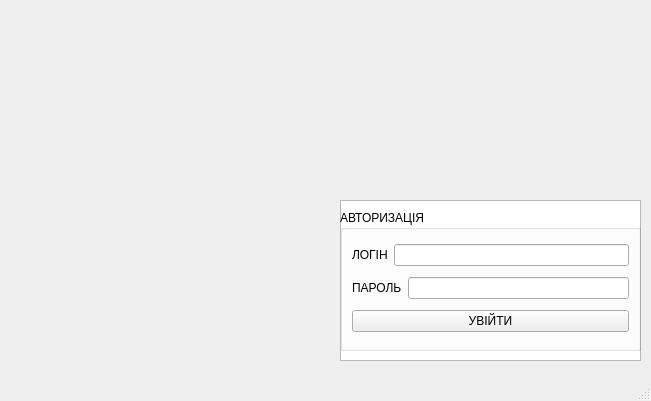
<?xml version="1.0" encoding="UTF-8"?>
<ui version="4.0">
 <class>MainWindow</class>
 <widget class="QMainWindow" name="MainWindow">
  <property name="windowModality">
   <enum>Qt::WindowModality::WindowModal</enum>
  </property>
  <property name="enabled">
   <bool>true</bool>
  </property>
  <property name="geometry">
   <rect>
    <x>0</x>
    <y>0</y>
    <width>651</width>
    <height>401</height>
   </rect>
  </property>
  <property name="windowTitle">
   <string>TROLLEBUS TRACKER BY DANIIL SHEVCHENKO</string>
  </property>
  <widget class="QWidget" name="centralwidget">
   <widget class="QGroupBox" name="groupBox">
    <property name="geometry">
     <rect>
      <x>340</x>
      <y>210</y>
      <width>301</width>
      <height>141</height>
     </rect>
    </property>
    <property name="title">
     <string>АВТОРИЗАЦІЯ</string>
    </property>
    <layout class="QVBoxLayout" name="verticalLayout">
     <item>
      <layout class="QHBoxLayout" name="horizontalLayout">
       <item>
        <widget class="QLabel" name="label">
         <property name="text">
          <string>ЛОГІН</string>
         </property>
        </widget>
       </item>
       <item>
        <widget class="QLineEdit" name="log"/>
       </item>
      </layout>
     </item>
     <item>
      <layout class="QHBoxLayout" name="horizontalLayout_2">
       <item>
        <widget class="QLabel" name="label_2">
         <property name="text">
          <string>ПАРОЛЬ</string>
         </property>
        </widget>
       </item>
       <item>
        <widget class="QLineEdit" name="pass"/>
       </item>
      </layout>
     </item>
     <item>
      <widget class="QPushButton" name="pushButton">
       <property name="text">
        <string>УВІЙТИ</string>
       </property>
      </widget>
     </item>
    </layout>
   </widget>
   <widget class="QLabel" name="label_4">
    <property name="geometry">
     <rect>
      <x>520</x>
      <y>280</y>
      <width>63</width>
      <height>20</height>
     </rect>
    </property>
    <property name="text">
     <string/>
    </property>
   </widget>
   <widget class="QLabel" name="image">
    <property name="geometry">
     <rect>
      <x>20</x>
      <y>-30</y>
      <width>621</width>
      <height>411</height>
     </rect>
    </property>
    <property name="text">
     <string/>
    </property>
    <property name="pixmap">
     <pixmap>images/img4391-99c5bd3b.jpg</pixmap>
    </property>
   </widget>
   <widget class="QGraphicsView" name="graphicsView">
    <property name="geometry">
     <rect>
      <x>340</x>
      <y>200</y>
      <width>301</width>
      <height>161</height>
     </rect>
    </property>
    <property name="mouseTracking">
     <bool>false</bool>
    </property>
   </widget>
   <zorder>image</zorder>
   <zorder>label_4</zorder>
   <zorder>graphicsView</zorder>
   <zorder>groupBox</zorder>
  </widget>
  <widget class="QMenuBar" name="menubar">
   <property name="geometry">
    <rect>
     <x>0</x>
     <y>0</y>
     <width>651</width>
     <height>33</height>
    </rect>
   </property>
  </widget>
  <widget class="QStatusBar" name="statusbar"/>
 </widget>
 <resources/>
 <connections/>
</ui>
